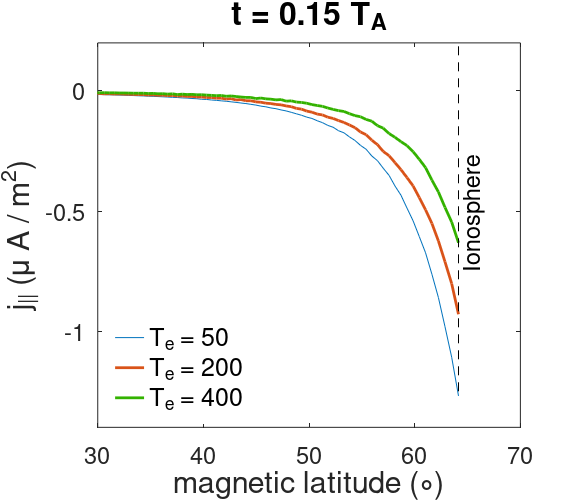
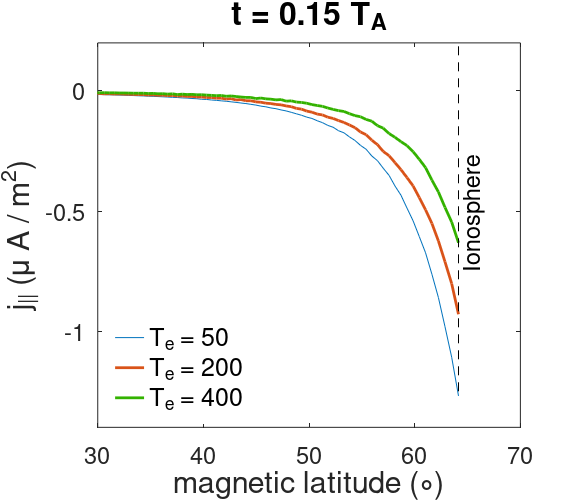
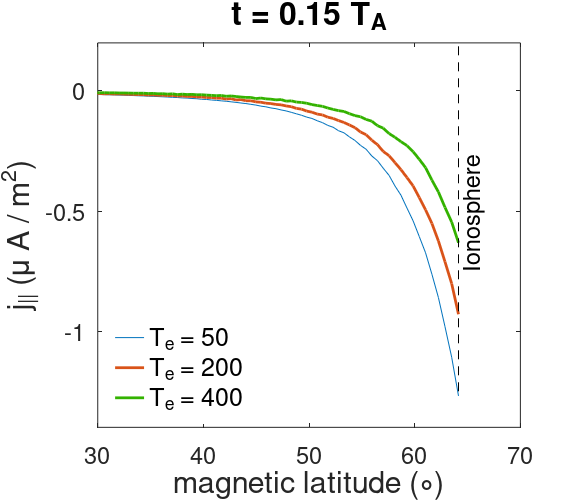

The MATLAB script that drew these images, in order:
clear all;

 

load('Fig3_data', 't_Te050','j_Te050','t_Te200','j_Te200','t_Te400','j_Te400');

 

filename0 = ['Fig3'];

set(gcf,'PaperPosition',[0.1, 0.1, 5.75, 5])
subplot(111)
figure(1)
plot( t_Te050,j_Te050,t_Te200,j_Te200,  'linewidth',2);
hold on
plot(t_Te400,j_Te400,'color',[0.2 0.7 0], 'linewidth',2);
plot([max(t_Te400), max(t_Te400)],[-1.25,0.2],'k--');
hold off
set(gca, 'fontsize', 17);
set(gca, 'xlim', [30,70]);
set(gca, 'ylim',[-1.4,0.2]);
ylabel('j_{||} (\mu A / m^2)', 'fontsize', 22);
xlabel('magnetic latitude (\circ)', 'fontsize',22);
h=legend('T_e = 50', 'T_e = 200', 'T_e = 400');
set(h, 'location','southwest','box', 'off', 'fontsize',18);
text(65.5, -0.75, 'Ionosphere', 'rotation', 90, 'fontsize', 17);
title('t = 0.15 T_A', 'fontsize', 23);

 
saveas(gcf, filename0, 'png');
saveas(gcf, filename0, 'epsc');
saveas(gcf, filename0, 'pdf');




